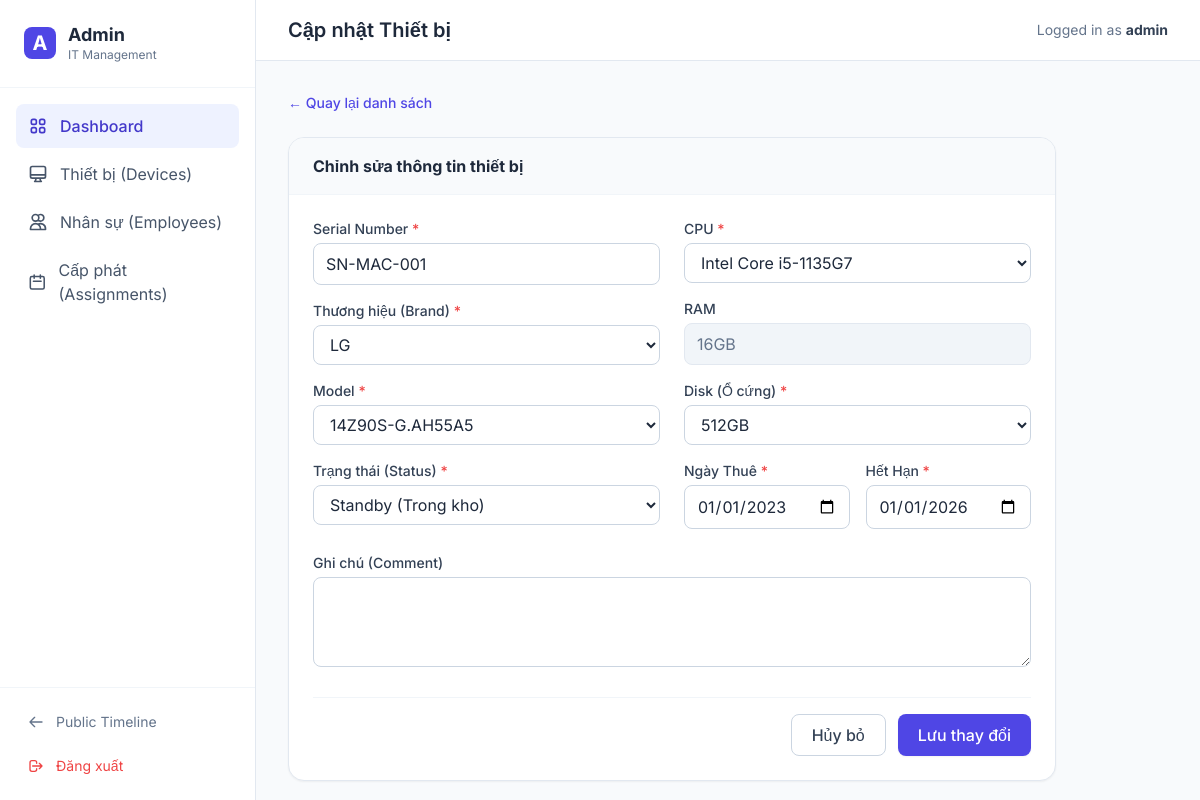
The page /admin/device/edit/1 (signed in) on the database its author committed.
### models.py (models this page shows)
class AdminUser(UserMixin, db.Model):
    __tablename__ = 'admin_user'
    id = db.Column(db.Integer, primary_key=True)
    username = db.Column(db.String(80), unique=True, nullable=False)
    password_hash = db.Column(db.String(255), nullable=False)

class Device(db.Model):
    __tablename__ = 'device'
    id = db.Column(db.Integer, primary_key=True)
    serial_number = db.Column(db.String(100), unique=True, nullable=False)
    rent_startdate = db.Column(db.Date, nullable=False)
    rent_expired = db.Column(db.Date, nullable=False)
    model = db.Column(db.String(100), nullable=False)
    brandname = db.Column(db.String(100), nullable=False)
    cpu = db.Column(db.String(100))
    ram = db.Column(db.String(50))
    disk = db.Column(db.String(50))
    status = db.Column(db.String(50), nullable=False, default="Active")
    comment = db.Column(db.Text)
    assignments = db.relationship('Assignment', backref='device', lazy=True)

### app.py (the view, shortened to what this page needs)
@app.route('/admin/device/create', methods=['GET', 'POST'])
@app.route('/admin/device/edit/<int:device_id>', methods=['GET', 'POST'])
@login_required
def admin_device_form(device_id=None):
    from models import Device
    from datetime import datetime
    device = Device.query.get_or_404(device_id) if device_id else None
    return render_template('admin_device_form.html', device=device)

### app.py (called while the page is built)
@login_manager.user_loader
def load_user(user_id):
    from models import AdminUser
    return AdminUser.query.get(int(user_id))

### templates/admin_device_form.html (shortened to what this page needs)
{% extends "admin_layout.html" %}
{% block header_title %}{{ 'Cập nhật' if device else 'Thêm Mới' }} Thiết bị{% endblock %}
{% block content %}
<div class="mb-6">
    <a href="{{ url_for('admin_devices') }}"
        class="text-sm text-indigo-600 hover:text-indigo-800 font-medium flex items-center gap-1">
        &larr; Quay lại danh sách
    </a>
</div>
<div class="bg-white rounded-2xl shadow-sm border border-slate-200 overflow-hidden max-w-3xl">
    <div class="px-6 py-4 border-b border-slate-100 bg-slate-50">
        <h3 class="font-bold text-slate-800">{{ 'Chỉnh sửa thông tin thiết bị' if device else 'Nhập thông tin thiết bị
            mới' }}</h3>
    </div>
    <form method="POST" class="p-6">
        <div class="grid grid-cols-1 md:grid-cols-2 gap-6 mb-6">
            <div class="space-y-4">
                <div>
                    <label class="block text-sm font-medium text-slate-700 mb-1">Serial Number <span
                            class="text-red-500">*</span></label>
                    <input type="text" name="serial_number" value="{{ device.serial_number if device else '' }}"
                        required
                        class="w-full px-3 py-2 border border-slate-300 rounded-lg focus:ring-2 focus:ring-indigo-500 focus:border-indigo-500">
                </div>
                <div>
                    <label class="block text-sm font-medium text-slate-700 mb-1">Thương hiệu (Brand) <span
                            class="text-red-500">*</span></label>
                    <select name="brandname"
                        class="w-full px-3 py-2 border border-slate-300 rounded-lg focus:ring-2 focus:ring-indigo-500 focus:border-indigo-500 bg-white">
                        <option value="LG" {% if brandname and device.brandname=='LG' %}selected{% endif %}>LG</option>
                    </select>
                </div>
                <div>
                    <label class="block text-sm font-medium text-slate-700 mb-1">Model <span
                            class="text-red-500">*</span></label>
                    <select name="model" required
                        class="w-full px-3 py-2 border border-slate-300 rounded-lg focus:ring-2 focus:ring-indigo-500 focus:border-indigo-500 bg-white">
                        <option value="14Z90S-G.AH55A5" >14Z90S-G.AH55A5</option>
                    </select>
                </div>
                <div>
                    <label class="block text-sm font-medium text-slate-700 mb-1">Trạng thái (Status) <span
                            class="text-red-500">*</span></label>
                    <select name="status"
                        class="w-full px-3 py-2 border border-slate-300 rounded-lg focus:ring-2 focus:ring-indigo-500 focus:border-indigo-500 bg-white">
                        <option value="Standby" {% if device and device.status=='Standby' %}selected{% endif %}>Standby
                            (Trong kho)</option>
                    </select>
                </div>
            </div>
            <div class="space-y-4">
                <div>
                    <label class="block text-sm font-medium text-slate-700 mb-1">CPU <span
                            class="text-red-500">*</span></label>
                    <select name="cpu" required
                        class="w-full px-3 py-2 border border-slate-300 rounded-lg focus:ring-2 focus:ring-indigo-500 focus:border-indigo-500 bg-white">
                        <option value="Intel Core i5-1135G7" >Intel Core i5-1135G7</option>
                    </select>
                </div>
                <div>
                    <label class="block text-sm font-medium text-slate-700 mb-1">RAM</label>
                    <input type="text" name="ram" value="16GB" readonly
                        class="w-full px-3 py-2 border border-slate-200 bg-slate-100 text-slate-500 rounded-lg cursor-not-allowed focus:outline-none">
                </div>
                <div>
                    <label class="block text-sm font-medium text-slate-700 mb-1">Disk (Ổ cứng) <span
                            class="text-red-500">*</span></label>
                    <select name="disk" required
                        class="w-full px-3 py-2 border border-slate-300 rounded-lg focus:ring-2 focus:ring-indigo-500 focus:border-indigo-500 bg-white">
                        <option value="512GB" {% if device and device.disk=='512GB' %}selected{% endif %}>512GB</option>
                    </select>
                </div>
                <div class="grid grid-cols-2 gap-4">
                    <div>
                        <label class="block text-sm font-medium text-slate-700 mb-1">Ngày Thuê <span
                                class="text-red-500">*</span></label>
                        <input type="date" name="rent_startdate"
                            value="{{ device.rent_startdate.isoformat() if device and device.rent_startdate else '' }}"
                            class="w-full px-3 py-2 border border-slate-300 rounded-lg focus:ring-2 focus:ring-indigo-500 inline-block">
                    </div>
                    <div>
                        <label class="block text-sm font-medium text-slate-700 mb-1">Hết Hạn <span
                                class="text-red-500">*</span></label>
                        <input type="date" name="rent_expired"
                            value="{{ device.rent_expired.isoformat() if device and device.rent_expired else '' }}"
                            class="w-full px-3 py-2 border border-slate-300 rounded-lg focus:ring-2 focus:ring-indigo-500 inline-block">
                    </div>
                </div>
            </div>
        </div>
        <div class="mb-6">
            <label class="block text-sm font-medium text-slate-700 mb-1">Ghi chú (Comment)</label>
            <textarea name="comment" rows="3"
                class="w-full px-3 py-2 border border-slate-300 rounded-lg focus:ring-2 focus:ring-indigo-500"></textarea>
        </div>
        <div class="flex justify-end gap-3 pt-4 border-t border-slate-100">
            <a href="{{ url_for('admin_devices') }}"
                class="px-5 py-2 border border-slate-300 rounded-lg text-slate-700 hover:bg-slate-50 transition-colors font-medium">Hủy
                bỏ</a>
            <button type="submit"
                class="px-5 py-2 bg-indigo-600 hover:bg-indigo-700 text-white rounded-lg font-medium transition-colors shadow-sm">
                {{ 'Lưu thay đổi' if device else 'Thêm thiết bị' }}
            </button>
        </div>
    </form>
</div>
{% endblock %}

### templates/admin_layout.html (shortened to what this page needs)
<!DOCTYPE html>
<html lang="en">
<head>
    <script src="https://cdn.tailwindcss.com"></script>
</head>
<body class="bg-slate-50 text-slate-800 antialiased flex h-screen overflow-hidden">
    <aside class="w-64 bg-white border-r border-slate-200 flex flex-col">
        <div class="p-6 border-b border-slate-100 flex items-center gap-3">
            <div class="w-8 h-8 bg-indigo-600 rounded-lg flex items-center justify-center text-white font-bold text-xl">
                A</div>
            <div>
                <h1 class="font-bold text-lg leading-tight">Admin</h1>
                <p class="text-xs text-slate-500">IT Management</p>
            </div>
        </div>
        <nav class="flex-1 p-4 space-y-1 overflow-y-auto">
            <a href="/admin"
                class="flex items-center gap-3 px-3 py-2.5 rounded-lg bg-indigo-50 text-indigo-700 font-medium">
                Dashboard
            </a>
            <a href="/admin/devices"
                class="flex items-center gap-3 px-3 py-2.5 rounded-lg text-slate-600 hover:bg-slate-50 hover:text-slate-900 transition-colors">
                <svg class="w-5 h-5" fill="none" stroke="currentColor" viewBox="0 0 24 24">
                    <path stroke-linecap="round" stroke-linejoin="round" stroke-width="2"
                        d="M9.75 17L9 20l-1 1h8l-1-1-.75-3M3 13h18M5 17h14a2 2 0 002-2V5a2 2 0 00-2-2H5a2 2 0 00-2 2v10a2 2 0 002 2z">
                    </path>
                </svg>
                Thiết bị (Devices)
            </a>
            <a href="/admin/employees"
                class="flex items-center gap-3 px-3 py-2.5 rounded-lg text-slate-600 hover:bg-slate-50 hover:text-slate-900 transition-colors">
                <svg class="w-5 h-5" fill="none" stroke="currentColor" viewBox="0 0 24 24">
                    <path stroke-linecap="round" stroke-linejoin="round" stroke-width="2"
                        d="M12 4.354a4 4 0 110 5.292M15 21H3v-1a6 6 0 0112 0v1zm0 0h6v-1a6 6 0 00-9-5.197M13 7a4 4 0 11-8 0 4 4 0 018 0z">
                    </path>
                </svg>
                Nhân sự (Employees)
            </a>
            <a href="/admin/assignments"
                class="flex items-center gap-3 px-3 py-2.5 rounded-lg text-slate-600 hover:bg-slate-50 hover:text-slate-900 transition-colors">
                <svg class="w-5 h-5" fill="none" stroke="currentColor" viewBox="0 0 24 24">
                    <path stroke-linecap="round" stroke-linejoin="round" stroke-width="2"
                        d="M8 7V3m8 4V3m-9 8h10M5 21h14a2 2 0 002-2V7a2 2 0 00-2-2H5a2 2 0 00-2 2v12a2 2 0 002 2z">
                    </path>
                </svg>
                Cấp phát (Assignments)
            </a>
        </nav>
        <div class="p-4 border-t border-slate-100">
            <a href="/"
                class="flex items-center gap-3 px-3 py-2 rounded-lg text-sm text-slate-500 hover:text-slate-700 hover:bg-slate-50 transition-colors">
                <svg class="w-4 h-4" fill="none" stroke="currentColor" viewBox="0 0 24 24">
                    <path stroke-linecap="round" stroke-linejoin="round" stroke-width="2"
                        d="M10 19l-7-7m0 0l7-7m-7 7h18"></path>
                </svg>
                Public Timeline
            </a>
            <a href="/logout"
                class="flex items-center gap-3 px-3 py-2 mt-2 rounded-lg text-sm text-red-500 hover:text-red-700 hover:bg-red-50 transition-colors">
                <svg class="w-4 h-4" fill="none" stroke="currentColor" viewBox="0 0 24 24">
                    <path stroke-linecap="round" stroke-linejoin="round" stroke-width="2"
                        d="M17 16l4-4m0 0l-4-4m4 4H7m6 4v1a3 3 0 01-3 3H6a3 3 0 01-3-3V7a3 3 0 013-3h4a3 3 0 013 3v1">
                    </path>
                </svg>
                Đăng xuất
            </a>
        </div>
    </aside>
    <main class="flex-1 flex flex-col h-full bg-slate-50 overflow-y-auto">
        <header
            class="bg-white border-b border-slate-200 px-8 py-4 flex justify-between items-center sticky top-0 z-10">
            <h2 class="text-xl font-semibold text-slate-800">
                {% block header_title %}Tổng quan (Dashboard){% endblock %}
            </h2>
            <div class="text-sm text-slate-500">
                Logged in as <span class="font-bold text-slate-700">{{ current_user.username }}</span>
            </div>
        </header>
        <div class="p-8 max-w-7xl w-full mx-auto">
            {% block content %}{% endblock %}
        </div>
    </main>
</body>
</html>

### templates/admin_layout.html (style rules this page uses)
body { font-family: 'Inter', sans-serif; }

### rows shown on the page
AdminUser: username "admin"
Device: serial_number "SN-MAC-001", status "Standby (Trong kho)", rent_startdate "01/01/2023", rent_expired "01/01/2026"

### other values the page prints
{{ 'Cập nhật' if device else 'Thêm Mới' }} "Cập nhật"
{{ 'Lưu thay đổi' if device else 'Thêm thiết bị' }} "Lưu thay đổi"
